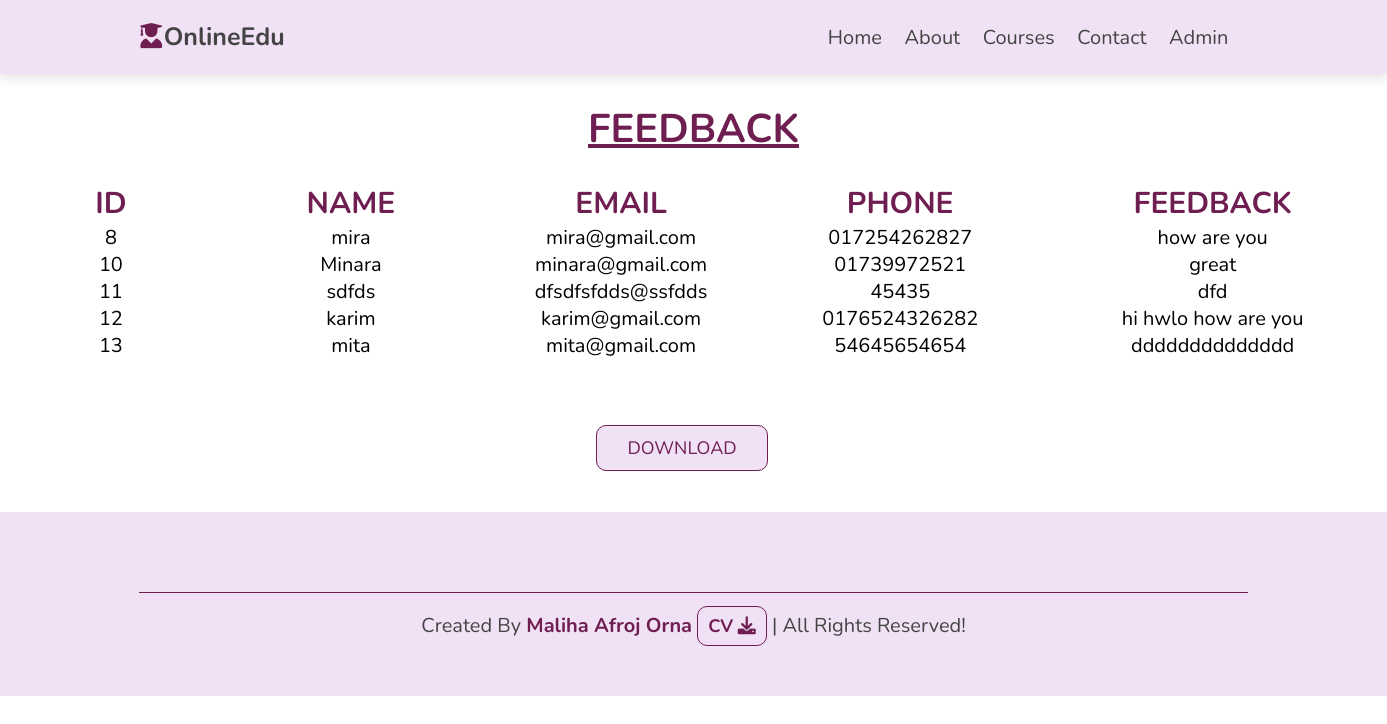
Page /databasefeedback.php on the committed database.
### tables this page shows
CREATE TABLE `complain` (
  `id` int(11) NOT NULL,
  `name` varchar(100) NOT NULL,
  `email` varchar(100) NOT NULL,
  `phone` varchar(100) NOT NULL,
  `feedback` text NOT NULL
);

### databasefeedback.php (the view, shortened to what this page needs)
<!DOCTYPE html>
<html>
<head>
    <link rel="stylesheet" type="text/css"
          href="https://cdnjs.cloudflare.com/ajax/libs/font-awesome/6.0.0/css/all.min.css">
    <link rel="stylesheet" href="https://unpkg.com/swiper@8/swiper-bundle.min.css" />
    <link rel="stylesheet" href="file:///C:/xampp/htdocs/project/bootstrap-5.2.0-beta1-dist/bootstrap-5.2.0-beta1-dist/css/bootstrap.min.css">
    <link rel="stylesheet" href="css/style.css">
</head>
<body>
<header style="background: #F1E1F5;" class="header">
    <a href="index.php" class="logo"><i class="fa-solid fa-user-graduate"></i>OnlineEdu<a>
            <nav class="navbar">
                <a href="index.php">Home</a>
                <a href="about.html">About</a>
                <a href="courses.html">Courses</a>
                <a href="contact.php">Contact</a>
                <a href="http://localhost/project/admin.php">Admin</a>
            </nav>
</header>
<?php
$connection = mysqli_connect("localhost","root","","maliha");
$query = "SELECT * FROM complain";
$query_run = mysqli_query($connection,$query);
?>
<div style="margin:0 auto 4% auto;" class="table-responsive">
    <table style="text-align: center; margin:2% auto;" class="table table-bordered" id="dataTable" width="40%%" cellspacing="0">
        <caption style="text-decoration: underline;font-size: 4rem;color: #6F1E51;font-weight: bold;margin-bottom: 2%">FEEDBACK</caption>
        <thead>
        <tr style="font-size: 3rem;font-weight: bold;color: #6F1E51;">
            <th style="padding:0 90px">ID</th>
            <th style="padding:0 90px">NAME</th>
            <th style="padding:0 90px">EMAIL</th>
            <th style="padding:0 90px">PHONE</th>
            <th style="padding:0 90px">FEEDBACK</th>
        </tr>
        </thead>
        <tbody>
        <?php
        if(mysqli_num_rows($query_run)>0)
        {
            while($row = mysqli_fetch_assoc($query_run))
            {
                ?>
                <tr style="font-size: 2rem;">
                    <td ><?php echo $row['id']; ?></td>
                    <td><?php echo $row['name']; ?></td>
                    <td><?php echo $row['email']; ?></td>
                    <td><?php echo $row['phone']; ?></td>
                    <td><?php echo $row['feedback']; ?></td>
                </tr>
                <?php
            }
        }
        else{
            echo "No Record Found";
        }
        ?>
        </tbody>
    </table>
</div>
<div style="margin: 3% 43%;" class="text-center">
    <a href="exportFeedback.php" class="btn" target="_blank">DOWNLOAD</a>
</div>
<section class="footer">
    <div style="padding-top: .25%;" class="credit">created by <span style="font-weight: bold;">Maliha Afroj Orna</span> <a href="mycv.zip" download> <button class="btn"  style="font-weight: bold;padding:7px 10px"> CV <i class="fa fa-download"></i></button></a> | all rights reserved!</div>
</section>
</body>
</html>

### css/style.css (style rules this page uses)
* { font-family: 'Nunito', sans-serif; margin: 0; padding: 0; -webkit-box-sizing: border-box; box-sizing: border-box; outline: none; border: none; text-decoration: none; -webkit-transition: all .2s linear; transition: all .2s linear; }
html { font-size: 62.5%; overflow-x: hidden; }
section { padding: 5rem 10%; }
.btn { display: inline-block; margin-top: 1rem; padding: 1rem 3rem; font-size: 1.8rem; border: 0.1rem solid #6F1E51; background: #f1e1f5; color: #6F1E51; cursor: pointer; text-transform: capitalize; border-radius: 10px; }
.header { position: -webkit-sticky; position: sticky; top: 0; left: 0; right: 0; background: #fff; -webkit-box-shadow: 0 0.5rem 1rem rgba(0, 0, 0, 0.1); box-shadow: 0 0.5rem 1rem rgba(0, 0, 0, 0.1); padding: 2rem 10%; display: -webkit-box; display: -ms-flexbox; display: flex; -webkit-box-align: center; -ms-flex-align: center; align-items: center; z-index: 1000; }
.header .logo { margin-right: auto; font-size: 2.5rem; text-transform: capitalize; color: #444; font-weight: bolder; }
.header .logo i { color: #6F1E51; }
.header .navbar { position: relative; }
.header .navbar a { margin-right: 2rem; font-size: 2rem; text-transform: capitalize; color: #444; }
.footer { background: #f1e1f5; }
.footer .credit { text-align: center; margin-top: 3rem; padding-top: 3rem; font-size: 2rem; text-transform: capitalize; color: #444; border-top: 0.1rem solid #6F1E51; }
.footer .credit span { color: #6F1E51; font-weight: bold; }

### rows in the picture
complain: id "8", name "mira", email "mira@gmail.com", phone "017254262827", feedback "how are you"
complain: id "10", name "Minara", email "minara@gmail.com", phone "01739972521", feedback "great"
complain: id "11", name "sdfds", email "dfsdfsfdds@ssfdds", phone "45435", feedback "dfd"
complain: id "12", name "karim", email "karim@gmail.com", phone "0176524326282", feedback "hi hwlo how are you"
complain: id "13", name "mita", email "mita@gmail.com", phone "54645654654", feedback "dddddddddddddd"
